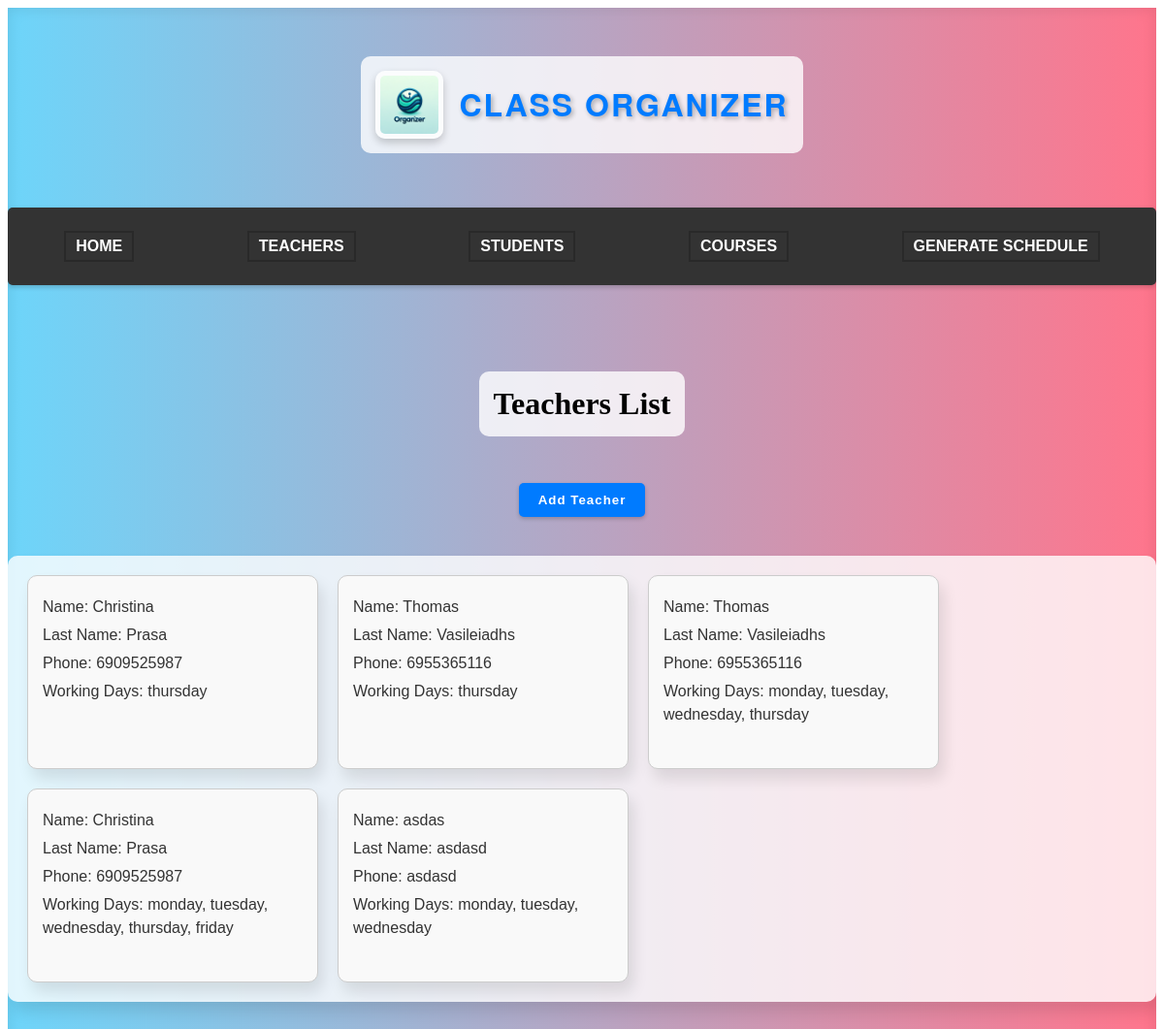
The app's page /classapp/teacher/ with its own data.
### classapp/models.py (models this page shows)
class Teacher(models.Model):
    teacher_id = models.AutoField(primary_key=True) #primary key
    name = models.CharField(max_length=50)
    last_name = models.CharField(max_length=50)
    phone = models.CharField(max_length=50)
    working_days = models.CharField(max_length=50, default='')

### classapp/views.py (the view, shortened to what this page needs)
# urls.py: path('teacher/', views.teacher, name='teacher'),
def teacher(request):
    data = Teacher.objects.all()
    context = {'data': data}
    return render(request, 'teacher.html', context)

### classapp/templates/teacher.html (shortened to what this page needs)
<!DOCTYPE html>
<html lang="en">
<head>
    {% load static %}
    <link rel="stylesheet" href=" {% static 'style.css' %} ">
</head>
<body>
    <div class="main-container">
        <header>
            <img src="{% static 'classorganizerlogo.png' %}" alt="Logo" class="logo">
            <h1 class="siteTitle">Class Organizer</h1>
        </header>
        <nav class="navbar">
            <ul class="navbar-nav">
                <li class="nav-item"><a href="{% url 'home' %}">Home</a></li>
                <li class="nav-item"><a href="{% url 'teacher' %}">Teachers</a></li>
                <li class="nav-item"><a href="{% url 'student' %}">Students</a></li>
                <li class="nav-item"><a href="{% url 'course' %}">Courses</a></li>
                <li class="nav-item"><a href="{% url 'schedule' %}">Generate Schedule</a></li>
            </ul>
        </nav>
        <h1>Teachers List</h1>
        <button class="add_teachers_btn" type="submit" onclick="window.location.href='addteacher/'">Add Teacher</button>
        <div class="students-container">
            {% for teacher in data %}
            <div class="student-box">
                <p>Name: {{ teacher.name }}</p>
                <p>Last Name: {{ teacher.last_name }}</p>
                <p>Phone: {{ teacher.phone }}</p>
                <p>Working Days: {{ teacher.working_days }}</p>
            </div>
            {% endfor %}
        </div>
</body>
</html>

### classapp/static/style.css (style rules this page uses)
.main-container { display: flex; flex-direction: column; justify-content: flex-start; align-items: center; height: 100vh; padding-top: 50px; background: linear-gradient(to right, #6DD5FA, #FF758C); box-shadow: inset 0 0 15px rgba(0, 0, 0, 0.1); overflow: auto; transition: all 0.3s ease; gap: 20px; }
.main-container > * { margin-bottom: 20px; padding: 15px; border-radius: 10px; background: rgba(255, 255, 255, 0.8); }
.navbar { background-color: #333; padding: 10px 0; margin-top: 1rem; width: 100%; margin-bottom: 3rem; box-shadow: 0 2px 5px rgba(0, 0, 0, 0.2); font-family: "Arial", sans-serif; border-radius: 5px; transition: background-color 0.3s ease-in-out; }
.navbar-nav { list-style: none; display: flex; justify-content: space-around; padding: 0; }
.nav-item { color: #fff; text-transform: uppercase; font-weight: bold; transition: color 0.3s ease-in-out, box-shadow 0.3s ease-in-out, transform 0.3s ease-in-out; box-shadow: 0 0 0 2px rgba(0, 0, 0, 0.2); }
.nav-item a { color: #fff; text-decoration: none; padding: 5px 10px; position: relative; display: inline-block; }
.nav-item a::after { content: ""; position: absolute; width: 0; height: 2px; background-color: #ff0000; bottom: 0; left: 50%; transition: width 0.3s ease, left 0.3s ease; }
header { display: flex; align-items: center; justify-content: space-between; padding: 20px; background-color: #333; color: #fff; }
.siteTitle::after { content: ''; display: block; height: 2px; background: linear-gradient(to right, #6DD5FA, #FF758C); transition: width 0.3s ease; width: 0; }
.students-container { display: flex; flex-wrap: wrap; gap: 20px; padding: 20px; box-shadow: 5px 10px 15px rgba(0, 0, 0, 0.1); }
.student-box { border: 1px solid #ccc; padding: 15px; border-radius: 10px; background-color: #f9f9f9; width: 300px; height: 200px; box-sizing: border-box; box-shadow: 5px 10px 15px rgba(0, 0, 0, 0.1); transition: transform 0.3s ease-in-out; }
.student-box p { margin: 5px 0; font-family: sans-serif; font-size: 16px; line-height: 1.5; color: #333; }

### records on screen
Teacher: name "Christina", last_name "Prasa", phone "6909525987", working_days "thursday"
Teacher: name "Thomas", last_name "Vasileiadhs", phone "6955365116", working_days "thursday"
Teacher: name "Thomas", last_name "Vasileiadhs", phone "6955365116", working_days "monday, tuesday, wednesday, thursday"
Teacher: name "Christina", last_name "Prasa", phone "6909525987", working_days "monday, tuesday, wednesday, thursday, friday"
Teacher: name "asdas", last_name "asdasd", phone "asdasd", working_days "monday, tuesday, wednesday"
